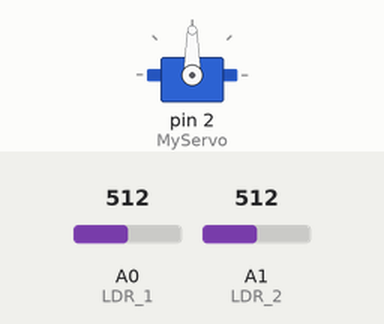
A sketch run on a simulated Arduino Uno, built with avr-gcc and run on an emulated ATmega328P. Shown: servo. The inputs (shaded band) are chosen by the test bench; at power-on: A0 (LDR_1) = 512, A1 (LDR_2) = 512.

Above: at 2.2 s.
2.3 s: A0 (LDR_1) set to 537
At 2.87 s:
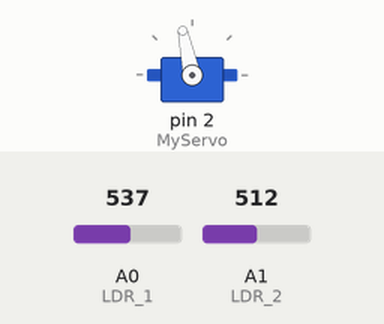
5.3 s: A1 (LDR_2) set to 532
At 5.3 s:
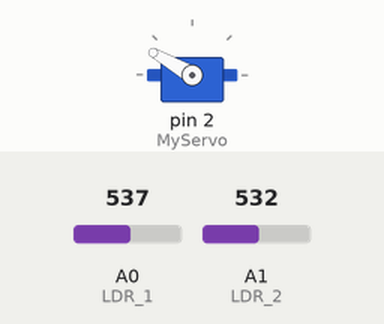
6.8 s: A1 (LDR_2) set to 511
At 8.7 s:
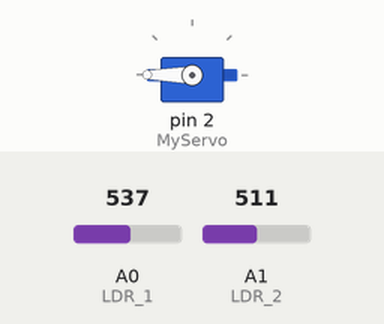
9.8 s: A1 (LDR_2) set to 537
11.3 s: A1 (LDR_2) set to 568
At 11.87 s:
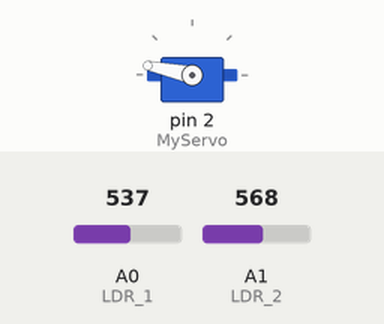
14.3 s: A1 (LDR_2) set to 306
Timing chart, 0 to 18.3 s (numbered marks = the images above; inputs shaded):
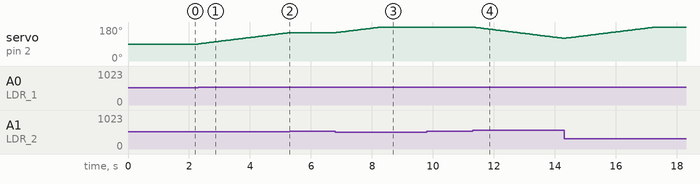

The sketch:

Single_Axis_Solar_Tracker.ino
```cpp
/*The source code from
 * Md. Riyad Hasan
 * www.github.com/riyadhasan24
*/

#include <Servo.h>
Servo MyServo;

#define LDR_1 A0
#define LDR_2 A1

int Value_1;
int Value_2;
int Position = 90;
int Tolerance = 15;

void setup()
{
  MyServo.attach(2);
  MyServo.write(Position);
  pinMode(LDR_1, INPUT);
  pinMode(LDR_2, INPUT);
  delay(1000);
}
void loop()
{
  Value_1 = analogRead(LDR_1);
  Value_2 = analogRead(LDR_2);

  if((abs(Value_1 - Value_2) <= Tolerance) || (abs(Value_2 - Value_1) <= Tolerance))
  {
    // No command.....
  }

  else
  {
    if(Value_1 > Value_2)
    {
    Position = Position + 1;
    }

    if(Value_1 < Value_2)
    {
    Position = Position - 1;
    }
  }

  if(Position > 180)
  {
    Position = 180;
  }
  if(Position < 0)
  {
    Position = 0;
  }

  MyServo.write(Position);
  delay(50);

}
```

Measured:
- the behaviour switches between 527 and 528 on A0 (LDR_1) (found by bisection; images 0 and 1)
- the behaviour switches between 521 and 522 on A1 (LDR_2) (found by bisection; images 1 and 2)
- the behaviour switches between 552 and 553 on A1 (LDR_2) (found by bisection; images 3 and 4)
- after the input at 2.3 s, servo on pin 2 (MyServo): moves from 90° to 150° over 3.0 s, starting at once
- after the input at 5.3 s, servo on pin 2 (MyServo): stays 150° (without the input it goes to 151° after 0.03 s)
- after the input at 6.8 s, servo on pin 2 (MyServo): moves from 150° to 180° over 1.5 s, starting at once
- after the input at 9.8 s, every drawn part: stays the same
- after the input at 11.3 s, servo on pin 2 (MyServo): moves from 180° to 120° over 3.0 s, starting at once
